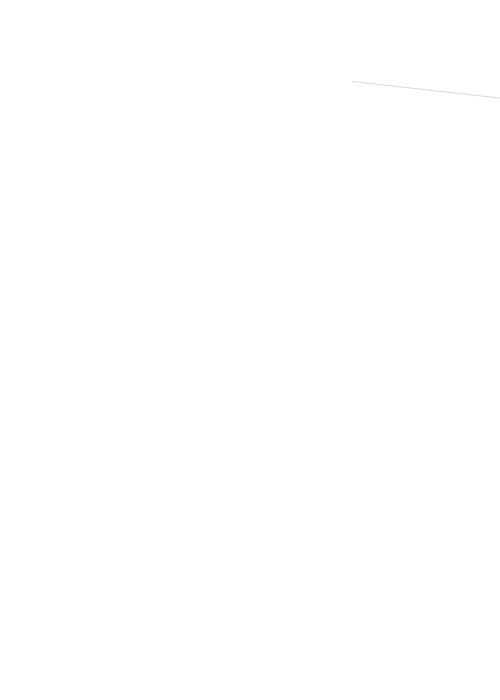
Frame 1 (no input)
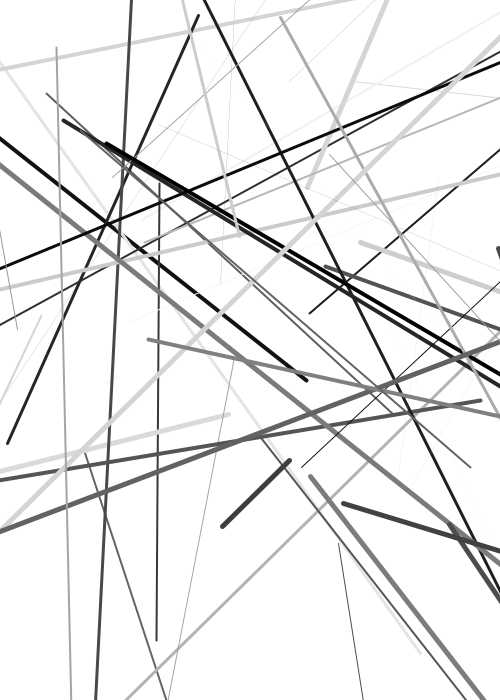
Frame 60 (the mouse pressed at the canvas centre just before this capture)
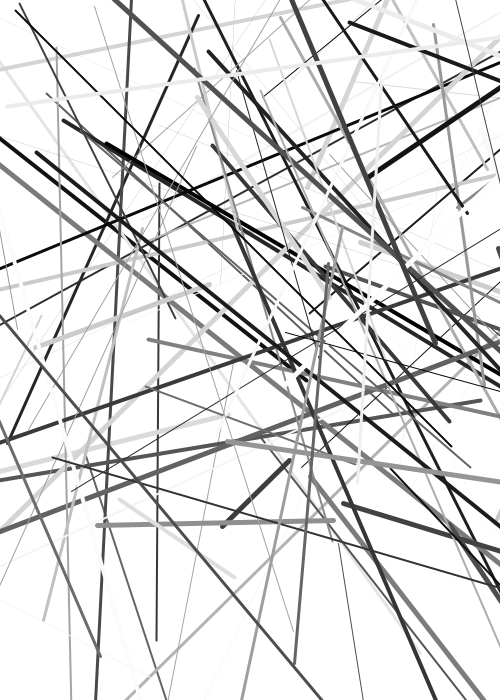
Frame 120 (the mouse held since frame 60 and released just before this capture)

The Processing sketch that drew these frames (run headless with seeded random() and noise(); from frame 60 on, the mouse is pressed at the canvas centre):

// Processing sketch: processing_31432
// ── processing_31432.pde

void setup() {
size(500, 700);
background(255);
smooth();
strokeCap(ROUND);

}

void draw() {
  size(500,700);
  stroke(2);
  float x1 = random(-100,600);
  float x3 = random(-100,600);
  float y1 = random(-100,900);
  float y3 = random(-100,900);
  float s1 = random(255);
  float s3 = random(6);
  int x2 = int(x1);
  int x4 = int(x3);
  int y2 = int(y1);
  int y4 = int(y3);
  int s2 = int(s1);
  int s4 = int(s3);
  stroke(s2);
  strokeWeight(s4);
  line(x2,x4,y2,y4);
    }
